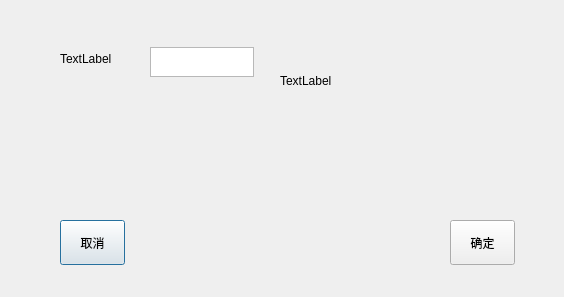
<?xml version="1.0" encoding="UTF-8"?>
<ui version="4.0">
 <class>Programmer_Design_Goto_Instruction</class>
 <widget class="QDialog" name="Programmer_Design_Goto_Instruction">
  <property name="geometry">
   <rect>
    <x>0</x>
    <y>0</y>
    <width>564</width>
    <height>297</height>
   </rect>
  </property>
  <property name="windowTitle">
   <string>Dialog</string>
  </property>
  <widget class="QLabel" name="display_text_first_label">
   <property name="geometry">
    <rect>
     <x>60</x>
     <y>50</y>
     <width>66</width>
     <height>17</height>
    </rect>
   </property>
   <property name="text">
    <string>TextLabel</string>
   </property>
  </widget>
  <widget class="QTextEdit" name="goto_instruction_row">
   <property name="geometry">
    <rect>
     <x>150</x>
     <y>47</y>
     <width>104</width>
     <height>30</height>
    </rect>
   </property>
  </widget>
  <widget class="QLabel" name="display_text_second_label_2">
   <property name="geometry">
    <rect>
     <x>280</x>
     <y>50</y>
     <width>281</width>
     <height>61</height>
    </rect>
   </property>
   <property name="text">
    <string>TextLabel</string>
   </property>
  </widget>
  <widget class="QPushButton" name="cancel_button">
   <property name="geometry">
    <rect>
     <x>60</x>
     <y>220</y>
     <width>65</width>
     <height>45</height>
    </rect>
   </property>
   <property name="text">
    <string>取消</string>
   </property>
  </widget>
  <widget class="QPushButton" name="ok_button">
   <property name="geometry">
    <rect>
     <x>450</x>
     <y>220</y>
     <width>65</width>
     <height>45</height>
    </rect>
   </property>
   <property name="text">
    <string>确定</string>
   </property>
  </widget>
 </widget>
 <resources/>
 <connections/>
</ui>
